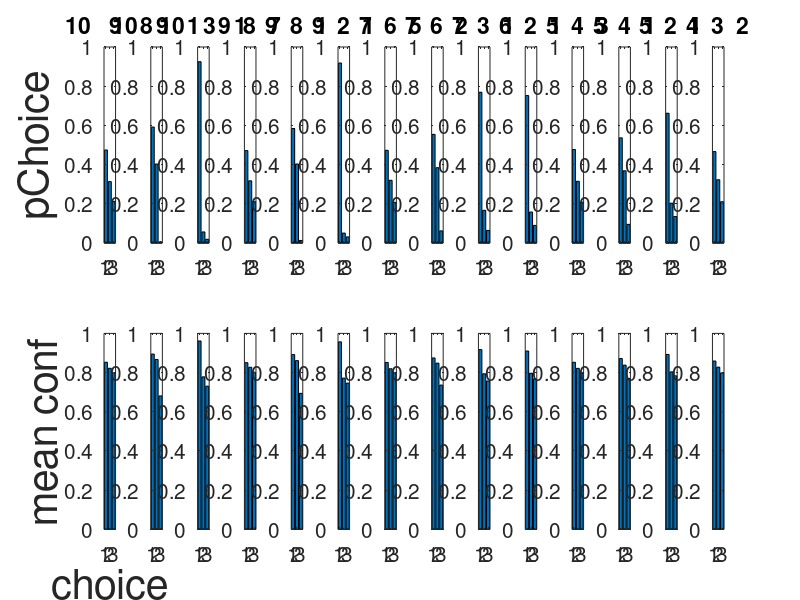

This chart was generated by the following MATLAB code: (Note: this script raises an error after producing the figure.)
%=======================
% main_thesis_simulation.m
%
% This script simulates behavioral responses in a 3-alternative forced
% choice (3AFC) task using two confidence models:
%   - Posterior Probability Model of Confidence (PPMC)
%   - Magnitude of Evidence Model of Confidence (MEMC)
%
% It generates:
%   • Simulated choice and confidence data across 14 conditions
%   • Visualizations of choice probabilities and confidence by condition
%   • Confidence histograms conditioned on choice
%   • Type 1 (CE1) and Type 2 (CE2) cross-entropy losses to quantify fit
%
% Outputs are useful for evaluating model performance against human data
% or other simulated agents.
%
% Author: Tulika Basu
% Institution:  University of California, Irvine & CNC Lab, Dept. of Cognitive Sciences, School of Social Sciences
% Date: June 5, 2025
%=======================
function main_thesis_simulation()
    clc; close all; clear;
    fignums = [1 2 3; 4 5 6];
    sigmaScale = [10, 10];
    ntrials = 10000;
    isHumanM2 = 1;

    for ds = 1:2
        confidenceType = determineConfidenceType(ds, isHumanM2);
        sigma = scaleSigma(ds, sigmaScale);
        [conds, muA, muB, muC, priors] = defineDistributions();

        [modelPChoices{ds}, meanConf(:,ds), allConfidence(:,:,ds), allChoices(:,:,ds), confidenceDists{ds}, pCorrect(:,ds)] = simulateConditions(ds, ntrials, sigma, conds, muA, muB, muC, priors, confidenceType, fignums);

        confidenceDists{ds} = generateHistograms(ds, allConfidence(:,:,ds), allChoices(:,:,ds), conds, ntrials, confidenceDists{ds}, fignums);

        figure(fignums(ds,3))
        plot(pCorrect(:,ds), meanConf(:,ds), 'k.', 'markersize', 30)
        set(gca, 'FontSize', 20)  
        xlabel('pCorrect', 'FontSize', 30); ylabel('mean conf', 'FontSize', 30)
    end

    % Cross-entropy losses
    CE1 = crossEntropy_Type1(modelPChoices);
    CE2 = crossEntropy_Type2(confidenceDists);

    fprintf('Type 1 Cross-Entropy Loss: %.4f\n', CE1);
    fprintf('Type 2 Cross-Entropy Loss: %.4f\n', CE2);
    disp('Smaller cross entropy is better!')
end

function confidenceType = determineConfidenceType(ds, isHumanM2)
    if ds == 1 || isHumanM2 == 0
        confidenceType = 1;
    else
        confidenceType = 2;
    end
end

function sigma = scaleSigma(ds, sigmaScale)
    sigma = eye(3) * sigmaScale(ds);
end

function [conds, muA, muB, muC, priors] = defineDistributions()
    conds = [10 9 8; 10 9 1; 10 3 1; 9 8 7; 9 8 1; 9 2 1;
             7 6 5; 7 6 2; 7 3 1; 6 2 1; 5 4 3; 5 4 1;
             5 2 1; 4 3 2];
    muA = [10 0 0];
    muB = [0 10 0];
    muC = [0 0 10];
    priors = [1/3, 1/3, 1/3];
end

function [pChoice, meanConf, allConfidence, allChoices, confidenceDists, pCorrect] = simulateConditions(ds, ntrials, sigma, conds, muA, muB, muC, priors, confidenceType, fignums)
    allChoices = zeros(size(conds,1), ntrials);
    allConfidence = zeros(size(conds,1), ntrials);
    pChoice = zeros(size(conds,1), 3);
    meanConf = zeros(size(conds,1), 1);
    pCorrect = zeros(size(conds,1), 1);
    confidenceDists = zeros(3, 20, size(conds,1));

    for c = 1:size(conds,1)
        data = mvnrnd(conds(c,:), sigma, ntrials);
        pA = mvnpdf(data, muA, sigma) * priors(1);
        pB = mvnpdf(data, muB, sigma) * priors(2);
        pC = mvnpdf(data, muC, sigma) * priors(3);
        totalP = pA + pB + pC;
        posteriors = [pA./totalP, pB./totalP, pC./totalP];

        switch confidenceType
            case 1
                [conf, choice] = max(posteriors, [], 2);
            case 2
                [conf, choice] = max(data, [], 2);
        end


        % Normalize confidence to [0, 1] per choice within condition
        conf_norm = NaN(size(conf));  % Preallocate
        
        % Normalize confidence to [-1, 1] per choice within condition
        for ch = 1:3
            idx = (choice == ch);
            if sum(idx) > 1
                min_c = min(conf(idx));
                max_c = max(conf(idx));
                range_c = max_c - min_c;
                if range_c > 0
                    conf_norm(idx) = 2 * ((conf(idx) - min_c) / range_c) - 1;
                else
                    conf_norm(idx) = 0;  % Flat value if no range
                end
            elseif sum(idx) == 1
                conf_norm(idx) = 0;  % Define singleton as 0
            end
        end
        
        allChoices(c,:) = choice;
        allConfidence(c,:) = conf_norm;



        pCorrect(c) = mean(choice == 1);
        meanConf(c) = mean(conf);
        pChoice(c,:) = [mean(choice==1), mean(choice==2), mean(choice==3)];
        ConfByChoice = [mean(conf(choice==1)), mean(conf(choice==2)), mean(conf(choice==3))];

        figure(fignums(ds,1))
        subplot(2,14,c); bar(pChoice(c,:)); ylim([0 1]); title(num2str(conds(c,:)), 'FontSize', 15)
        set(gca, 'FontSize', 15) 
        if c==1, ylabel('pChoice', 'FontSize', 30); end
        subplot(2,14,c+14); bar(ConfByChoice);
        if ds == 2 && confidenceType == 2
            ylim([0 15]);
        else
            ylim([0 1]);
        end
        set(gca, 'FontSize', 15)
        if c==1, ylabel('mean conf', 'FontSize', 30); xlabel('choice', 'FontSize', 30); end
    end
end

function confidenceDists = generateHistograms(ds, allConfidence, allChoices, conds, ntrials, confidenceDists, fignums)

    maxConf = max(allConfidence(:)); % Find the maximum of all the confidence scores
    if maxConf > 1
        % Normalize the confidence to between 0 and 1
        allConfidence = allConfidence ./ maxConf;
    end

    figure(fignums(ds,2));
    binEdges = 0:0.05:1;

    for c = 1:size(conds,1)
        conf = allConfidence(c,:);
        choice = allChoices(c,:);
        countsA = histcounts(conf(choice==1), binEdges) ./ ntrials;
        countsB = histcounts(conf(choice==2), binEdges) ./ ntrials;
        countsC = histcounts(conf(choice==3), binEdges) ./ ntrials;
        confidenceDists(1,:,c) = countsA;
        confidenceDists(2,:,c) = countsB;
        confidenceDists(3,:,c) = countsC;
        binCenters = binEdges(1:end-1) + diff(binEdges)/2;

        subplot(4,4,c); hold on
        plot(binCenters, countsA, '-r', 'LineWidth', 2);
        plot(binCenters, countsB, '-g', 'LineWidth', 2);
        plot(binCenters, countsC, '-b', 'LineWidth', 2);
        hold off
        maxY = max([countsA countsB countsC]);
        if maxY > 0
            ylim([0 maxY*1.1]);
        else
            ylim([0 1]);
        end
        title(['Condition: ', num2str(conds(c,:))])
        if c == 1, legend('A','B','C'); end
        xlabel('(Normalized) Confidence'); ylabel('Probability')
    end
end

function CE = crossEntropy_Type1(modelPChoices)
    for i = 1:2
        modelPChoices{i}(modelPChoices{i} == 0) = eps;
    end
    CE = -sum(modelPChoices{1}(:) .* log(modelPChoices{2}(:)));
end

function CE2= crossEntropy_Type2(confidenceDists)
    A = confidenceDists{1};
    B = confidenceDists{2};
    A(A == 0) = eps;
    B(B == 0) = eps;
    CE2 = -sum(A(:) .* log(B(:)));
end
